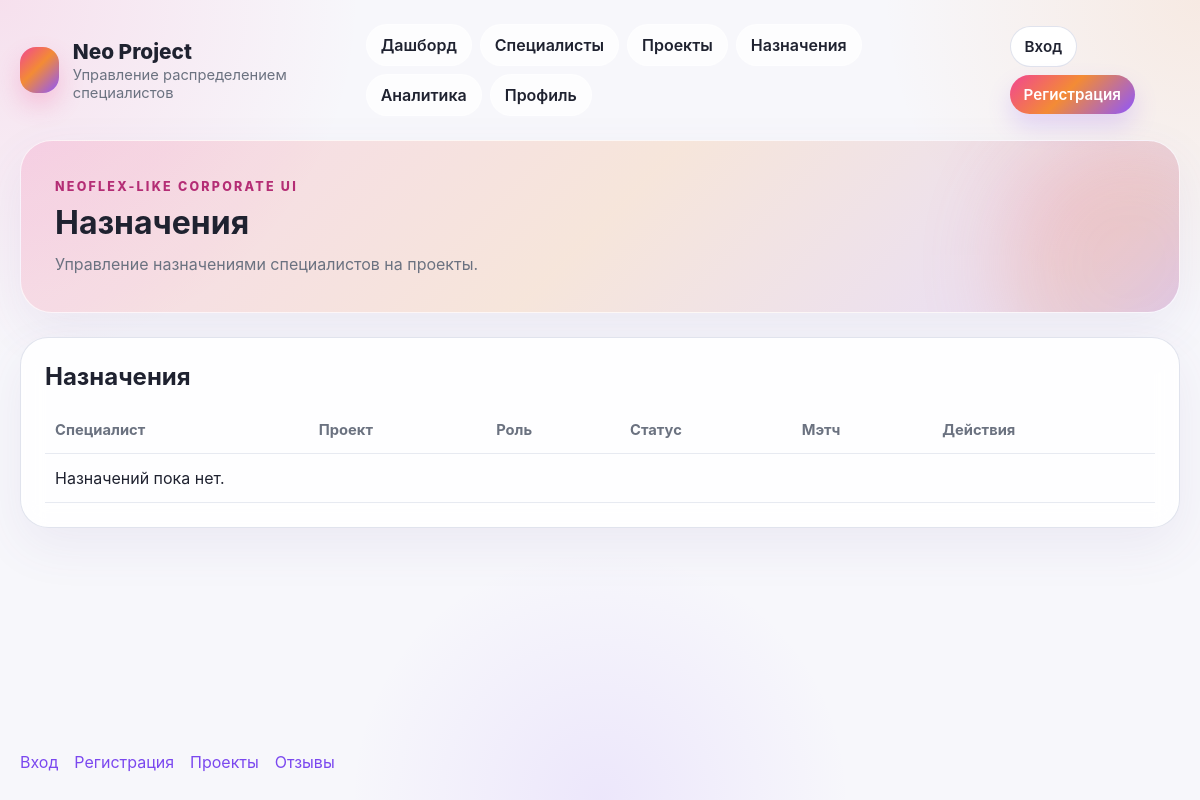
Before: /assignments/ with the older database file.
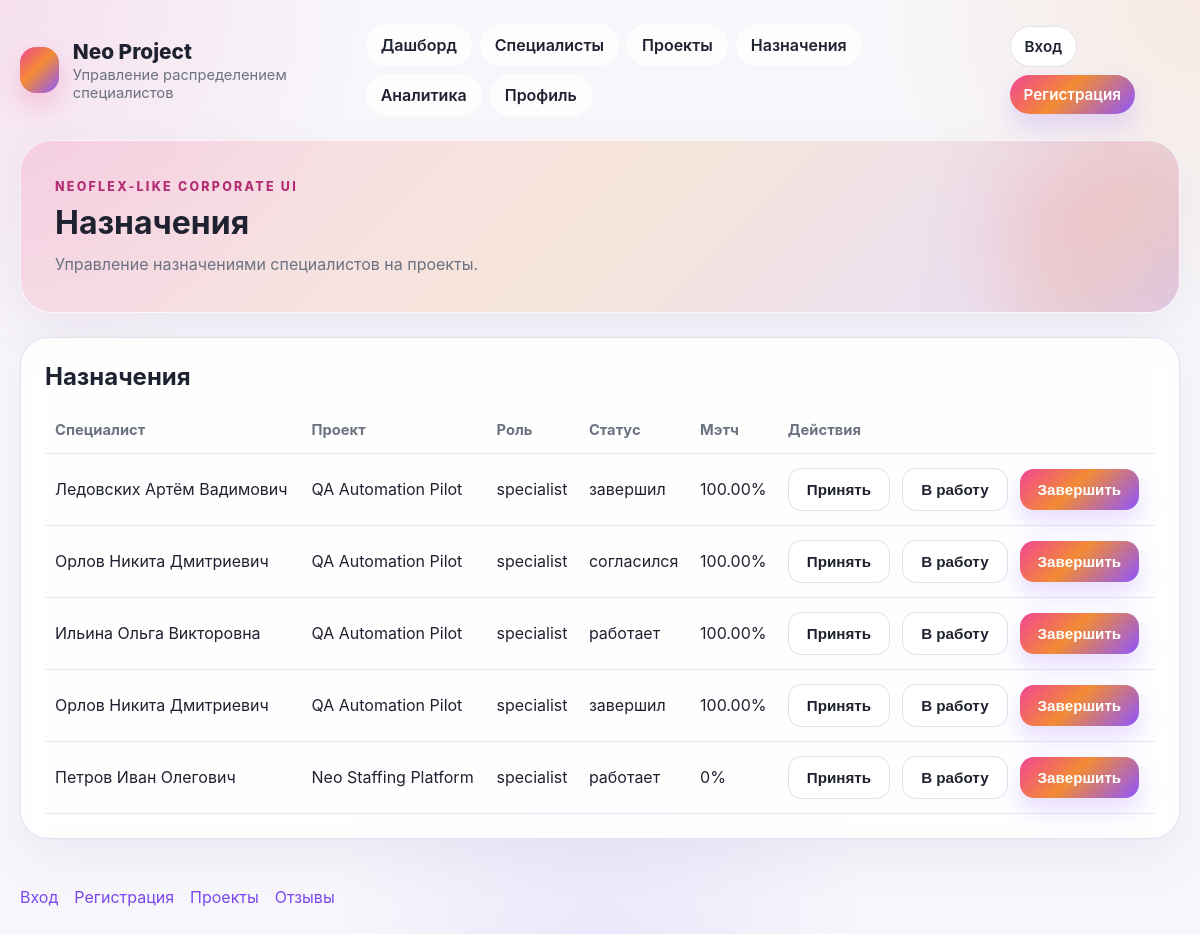
After: the same page with the newer database file.
### db/models.py (models this page shows, shortened)
class Project(models.Model):
    name = models.CharField(max_length=255)
    description = models.TextField()
    start_date = models.DateField()
    end_date = models.DateField(null=True, blank=True)
    budget = models.DecimalField(max_digits=12, decimal_places=2)
    expected_result = models.TextField()
    manager = models.ForeignKey(
        User,
        on_delete=models.RESTRICT,
        related_name="managed_projects",
        limit_choices_to={"role": Role.PROJECT_MANAGER},
    )
    status = models.CharField(max_length=50, choices=ProjectStatus.choices, db_index=True)
    class Meta:
        db_table = "projects"
        constraints = [
            models.CheckConstraint(
                check=Q(budget__gte=0),
                name="chk_projects_budget",
            ),
            models.CheckConstraint(
                check=Q(end_date__isnull=True) | Q(end_date__gte=F("start_date")),
                name="chk_projects_dates",
            ),
        ]

class ProjectAssignment(models.Model):
    project = models.ForeignKey(
        Project,
        on_delete=models.CASCADE,
        related_name="assignments",
    )
    user = models.ForeignKey(
        User,
        on_delete=models.CASCADE,
        related_name="project_assignments",
    )
    role = models.CharField(max_length=50, choices=Role.choices, db_index=True)
    status = models.CharField(max_length=50, choices=AssignmentStatus.choices, db_index=True)
    start_date = models.DateField()
    end_date = models.DateField(null=True, blank=True)
    assigned_by = models.ForeignKey(
        User,
        on_delete=models.RESTRICT,
        related_name="created_assignments",
    )
    skill_match_percent = models.DecimalField(
        max_digits=5,
        decimal_places=2,
        null=True,
        blank=True,
    )
    class Meta:
        db_table = "project_assignments"
        constraints = [
            models.CheckConstraint(
                check=Q(end_date__isnull=True) | Q(end_date__gte=F("start_date")),
                name="chk_project_assignments_dates",
            ),
            models.CheckConstraint(
                check=Q(skill_match_percent__isnull=True)
                | (Q(skill_match_percent__gte=0) & Q(skill_match_percent__lte=100)),
                name="chk_project_assignments_skill_match_percent",
            ),
        ]

### api/views.py (the view, shortened to what this page needs)
# urls.py: path('assignments/', views.assignments_view, name='assignments'),
def assignments_view(request):
    assignments = []
    for assignment in ProjectAssignment.objects.select_related("user", "project").all().order_by("-id"):
        assignments.append(
            {
                "id": assignment.id,
                "specialist": _full_name(assignment.user),
                "project": assignment.project.name,
                "role": assignment.role,
                "status": assignment.status,
                "load": f"{assignment.skill_match_percent or 0}%",
            }
        )
    return _page(request, "pages/assignments.html", "Назначения", "Управление назначениями специалистов на проекты.", assignments=assignments)

### api/views.py (called while the page is built)
def _full_name(user: User) -> str:
    return " ".join(part for part in [user.last_name, user.first_name, user.middle_name] if part)

def _current_user(request):
    user_id = request.session.get("api_user_id")
    if not user_id:
        return None
    return User.objects.filter(pk=user_id).first()

def _page(request, template_name, page_title, page_description, **context):
    context.update({
        'page_title': page_title,
        'page_description': page_description,
        'current_user': _current_user(request),
    })
    return render(request, template_name, context)

### templates/pages/assignments.html (shortened to what this page needs)
{% extends 'base.html' %}
{% block content %}
<section class="table-card card">
    <h2>Назначения</h2>
    <table>
        <thead><tr><th>Специалист</th><th>Проект</th><th>Роль</th><th>Статус</th><th>Мэтч</th><th>Действия</th></tr></thead>
        <tbody>
            {% for item in assignments %}
            <tr>
                <td>{{ item.specialist }}</td>
                <td>{{ item.project }}</td>
                <td>{{ item.role }}</td>
                <td>{{ item.status }}</td>
                <td>{{ item.load }}</td>
                <td>
                    <div class="action-row">
                        <form method="post" action="{% url 'app:assignments' %}"><button type="submit" class="btn-secondary">Принять</button></form>
                        <form method="post" action="{% url 'app:assignments' %}"><button type="submit" class="btn-secondary">В работу</button></form>
                        <form method="post" action="{% url 'app:assignments' %}"><button type="submit" class="btn-primary">Завершить</button></form>
                    </div>
                </td>
            </tr>
            {% empty %}
            <tr><td colspan="6">Назначений пока нет.</td></tr>
            {% endfor %}
        </tbody>
    </table>
</section>
{% endblock %}

### templates/base.html (shortened to what this page needs)
{% load static %}
<!DOCTYPE html>
<html lang="ru">
<head>
    <link rel="stylesheet" href="{% static 'css/style.css' %}">
</head>
<body>
    <div class="page-shell">
        <header class="site-header">
            <div class="brand-block">
                <div class="brand-mark"></div>
                <div>
                    <a href="{% url 'app:dashboard' %}" class="brand-title">Neo Project</a>
                    <p class="brand-subtitle">Управление распределением специалистов</p>
                </div>
            </div>
            <nav class="main-nav">
                <a href="{% url 'app:dashboard' %}">Дашборд</a>
                <a href="{% url 'app:specialists_list' %}">Специалисты</a>
                <a href="{% url 'app:projects_list' %}">Проекты</a>
                <a href="{% url 'app:assignments' %}">Назначения</a>
                <a href="{% url 'app:analytics' %}">Аналитика</a>
                <a href="{% url 'app:profile' %}">Профиль</a>
            </nav>
            <div class="header-actions">
                {% if current_user %}
                    <span class="header-user-name">{{ current_user.last_name }} {{ current_user.first_name }}</span>
                    <form method="post" action="{% url 'app:logout' %}" class="logout-form">
                        {% csrf_token %}
                        <button type="submit" class="btn-secondary">Выйти</button>
                    </form>
                {% else %}
                <nav class="login-nav">
                    <a href="{% url 'app:login' %}" class="btn-secondary">Вход</a>
                    <a href="{% url 'app:register' %}" class="btn-primary">Регистрация</a>
                </nav>
                {% endif %}
            </div>
        </header>
        <main class="main-content">
            <section class="hero-panel">
                <div>
                    <span class="eyebrow">NEOFLEX-LIKE CORPORATE UI</span>
                    <h1>{{ page_title }}</h1>
                    <p>{{ page_description }}</p>
                </div>
                <div class="hero-glow"></div>
            </section>
            {% block content %}{% endblock %}
        </main>
        <footer class="site-footer">
            <div class="footer-links">
                <a href="{% url 'app:login' %}">Вход</a>
                <a href="{% url 'app:register' %}">Регистрация</a>
                <a href="{% url 'app:projects_list' %}">Проекты</a>
                <a href="{% url 'app:feedback' %}">Отзывы</a>
            </div>
        </footer>
    </div>
</body>
</html>

### static/css/style.css (style rules this page uses)
:root { --bg: #f7f7fb; --surface: rgba(255, 255, 255, 0.88); --surface-strong: #ffffff; --text: #1f2230; --muted: #6b7280; --border: rgba(219, 223, 234, 0.85); --shadow: 0 18px 50px rgba(97, 74, 150, 0.08); --gradient: linear-gradient(135deg, #f14692 0%, #f38b35 45%, #8d56ff 100%); --gradient-soft: linear-gradient(135deg, rgba(241, 70, 146, 0.16), rgba(243, 139, 53, 0.16), rgba(141, 86, 255, 0.16)); }
* { box-sizing: border-box; }
body { margin: 0; font-family: Inter, Arial, sans-serif; color: var(--text); background: radial-gradient(circle at top left, rgba(241, 70, 146, 0.13), transparent 25%), radial-gradient(circle at top right, rgba(243, 139, 53, 0.12), transparent 22%), radial-gradient(circle at bottom center, rgba(141, 86, 255, 0.1), transparent 25%), var(--bg); }
a { color: #7b48ef; text-decoration: none; }
.page-shell { min-height: 100vh; display: flex; flex-direction: column; }
.site-header, .site-footer, .main-content { width: min(1240px, calc(100% - 40px)); margin: 0 auto; }
.site-header { display: flex; justify-content: space-between; align-items: center; padding: 24px 0 16px; gap: 24px; }
.brand-block { display: flex; align-items: center; gap: 14px; }
.brand-mark { width: 46px; height: 46px; border-radius: 16px; background: var(--gradient); box-shadow: 0 12px 25px rgba(241, 70, 146, 0.24); }
.brand-title { font-size: 1.3rem; font-weight: 800; color: var(--text); }
.brand-subtitle { margin: 2px 0 0; color: var(--muted); font-size: 0.92rem; }
.main-nav { display: flex; gap: 8px; flex-wrap: wrap; }
.main-nav a { padding: 10px 14px; border-radius: 999px; background: rgba(255,255,255,0.72); border: 1px solid rgba(255,255,255,0.55); color: var(--text); font-weight: 600; }
.login-nav { display: flex; gap: 8px; flex-wrap: wrap; }
.login-nav a { padding: 10px 14px; border-radius: 999px; font-weight: 600; }
.main-content { flex: 1; padding-bottom: 48px; }
.hero-panel { position: relative; overflow: hidden; background: var(--gradient-soft); border: 1px solid rgba(255,255,255,0.7); border-radius: 32px; padding: 34px; box-shadow: var(--shadow); margin: 8px 0 24px; }
.hero-panel h1 { margin: 8px 0 10px; font-size: 2rem; }
.hero-panel p { margin: 0; max-width: 720px; color: var(--muted); line-height: 1.6; }
.eyebrow { font-size: 0.78rem; letter-spacing: 0.18em; font-weight: 800; color: #b42d75; }
.hero-glow { position: absolute; inset: auto -80px -80px auto; width: 260px; height: 260px; background: var(--gradient); opacity: 0.22; filter: blur(42px); border-radius: 50%; }
.card { background: var(--surface); border: 1px solid var(--border); border-radius: 28px; box-shadow: var(--shadow); padding: 24px; backdrop-filter: blur(12px); }
.card h2 { margin-top: 0; margin-bottom: 16px; }
.btn-primary, .btn-secondary, button { border: none; cursor: pointer; border-radius: 14px; padding: 12px 18px; font-weight: 700; font-size: 0.95rem; }
.btn-primary { background: var(--gradient); color: white; box-shadow: 0 12px 24px rgba(141, 86, 255, 0.2); }
.btn-secondary { background: white; color: var(--text); border: 1px solid var(--border); }
.action-row { display: flex; gap: 12px; flex-wrap: wrap; align-items: center; }
.table-card table { width: 100%; border-collapse: collapse; }
.table-card th, .table-card td { text-align: left; padding: 14px 10px; border-bottom: 1px solid rgba(219, 223, 234, 0.65); }
.table-card th { color: var(--muted); font-size: 0.92rem; }
.site-footer { display: flex; justify-content: space-between; gap: 20px; align-items: center; padding: 0 0 28px; color: var(--muted); }
.footer-links { display: flex; gap: 16px; flex-wrap: wrap; }

Changed rows visible on the page:
added Project: project "QA Automation Pilot" "QA Automation Pilot" "QA Automation Pilot" "QA Automation Pilot"
added ProjectAssignment: role "specialist", status "завершил"
added ProjectAssignment: role "specialist", status "согласился"
added ProjectAssignment: role "specialist", status "работает"
added ProjectAssignment: role "specialist", status "завершил"
added Project: project "Neo Staffing Platform"
added ProjectAssignment: role "specialist", status "работает"
Other visible differences:
new list line: "Ледовских Артём Вадимович 100.00% Принять В работу Завершить"
new list line: "Орлов Никита Дмитриевич 100.00% Принять В работу Завершить"
new list line: "Ильина Ольга Викторовна 100.00% Принять В работу Завершить"
new list line: "Петров Иван Олегович 0% Принять В работу Завершить"
text no longer shown: "Назначений пока нет."
